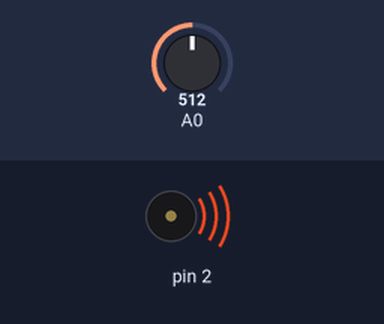
This sketch was run on a simulated Arduino Uno, built with avr-gcc and run on an emulated ATmega328P. Shown: buzzer (waves = sounding). The test bench sets the inputs (shaded band); at power-on: A0 = 512.

Above: at 1.2 s.
1.3 s: A0 set to 0
At 2.5 s:
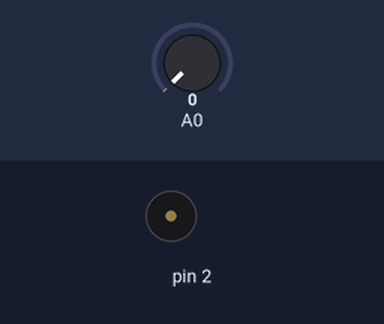
2.8 s: A0 set to 122
At 3.7 s:
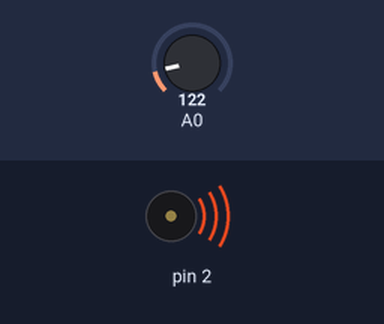
Timing chart, 0 to 5.8 s (numbered marks = the images above; inputs shaded):
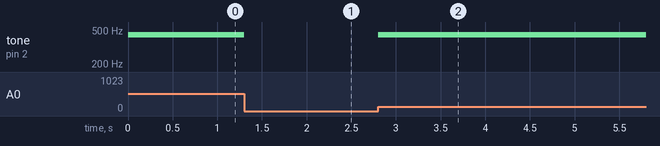

The sketch:

7._Ring_buzzer_if_tilt_is_present_else_stop_buzzer.ino
```cpp
void setup()
{
  pinMode(2, OUTPUT);
  pinMode(8, INPUT);
}

void loop()
{
  int read = analogRead(8);
  if(read==0)
    noTone(2);
  else
     tone(2,440);
  delay(100);
}
```

Measured:
- after the input at 1.3 s, tone on pin 2: 440 Hz → silent at once
- after the input at 2.8 s, tone on pin 2: silent → 440 Hz at once
